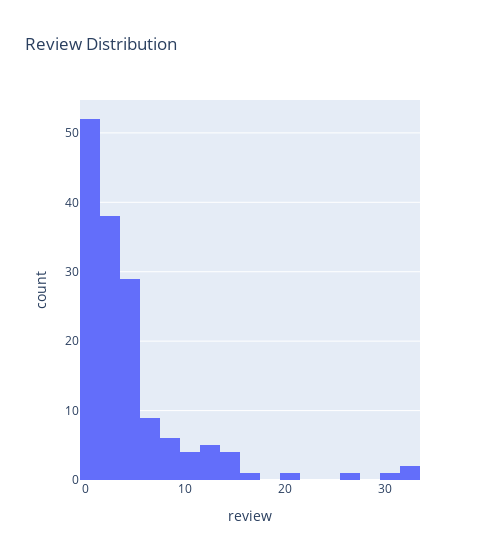

The cell this chart's notebook holds for it:
### Markdown cell above
* More than 100 Companies has a rating between 5.0 - 5.2
* Less than 5 Companies has a rating between 1 - 4.2
* 24 Companies has a rating of Zero (0)

### Code cell
px.histogram(df, 'review', width=500, title='Review Distribution')

### Figure 1 — Plotly figure (JSON) as saved in the notebook; plotly's stock layout.template omitted (floating-point values rounded to 4 significant figures; data arrays with more than 128 entries replaced by an {"elided": "..."} marker saying what was removed)
{"data": [{"alignmentgroup": "True", "bingroup": "x", "hovertemplate": "review=%{x}<br>count=%{y}<extra></extra>", "legendgroup": "", "marker": {"color": "#636efa", "pattern": {"shape": ""}}, "name": "", "offsetgroup": "", "orientation": "v", "showlegend": false, "type": "histogram", "x": {"elided": "153 int values"}, "xaxis": "x", "yaxis": "y"}], "layout": {"barmode": "relative", "legend": {"tracegroupgap": 0}, "title": {"text": "Review Distribution"}, "width": 500, "xaxis": {"anchor": "y", "domain": [0, 1], "title": {"text": "review"}}, "yaxis": {"anchor": "x", "domain": [0, 1], "title": {"text": "count"}}}}
